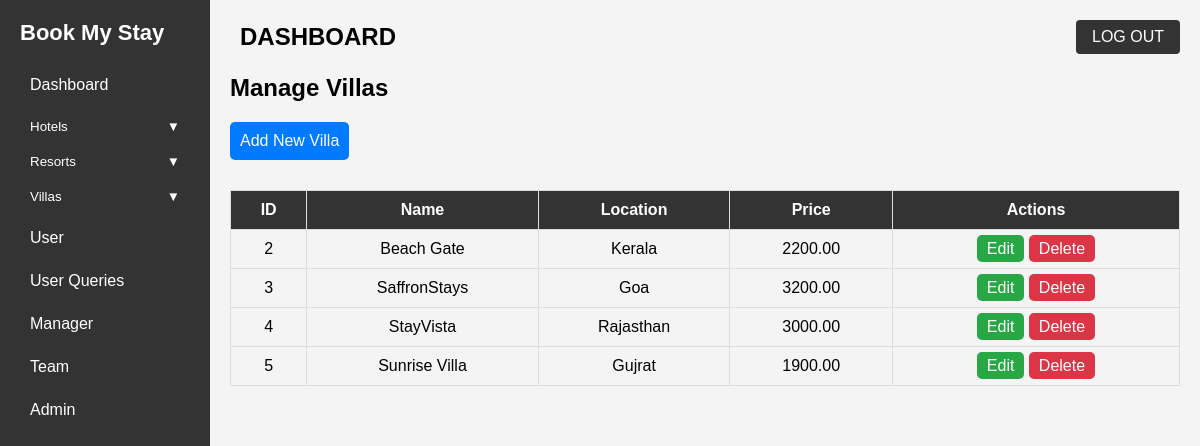
Page /admin/dashboard.php?page=villa.php (signed in) on the committed database.
### tables this page shows
CREATE TABLE `villas1` (
  `id` int(11) NOT NULL,
  `name` varchar(255) NOT NULL,
  `location` varchar(255) NOT NULL,
  `price` decimal(10,2) NOT NULL,
  `description` text DEFAULT NULL,
  `features` text NOT NULL,
  `facilities` text NOT NULL,
  `guest_capacity` varchar(50) NOT NULL,
  `area` varchar(50) NOT NULL,
  `image_url` varchar(255) DEFAULT NULL,
  `iframe` varchar(2000) NOT NULL,
  `last_updated` timestamp NOT NULL DEFAULT current_timestamp() ON UPDATE current_timestamp()
);

### admin/villa.php (the view, shortened to what this page needs)
<?php
$conn = mysqli_connect("localhost", "root", "", "bookmyroom") or die("Database Error");
$result = mysqli_query($conn, "SELECT * FROM villas1");
?>
<!DOCTYPE html>
<html lang="en">
<head>
</head>
<body>
    <h2>Manage Villas</h2>
    <a href="insertvilla.php" class="add-btn">Add New Villa</a>
    <table>
        <tr>
            <th>ID</th>
            <th>Name</th>
            <th>Location</th>
            <th>Price</th>
            <th>Actions</th>
        </tr>
        <?php while ($row = mysqli_fetch_assoc($result)): ?>
            <tr>
                <td><?php echo $row['id']; ?></td>
                <td><?php echo $row['name']; ?></td>
                <td><?php echo $row['location']; ?></td>
                <td><?php echo $row['price']; ?></td>
                <td>
                    <a href="editvilla.php?id=<?php echo $row['id']; ?>" class="edit-btn">Edit</a>
                    <a href="deletevilla.php?delete_id=<?php echo $row['id']; ?>" class="delete-btn" onclick="return confirm('Are you sure you want to delete this villa?');">Delete</a>
                </td>
            </tr>
        <?php endwhile; ?>
    </table>
</body>
</html>

### admin/dashboard.php (style rules this page uses)
* { margin: 0; padding: 0; box-sizing: border-box; }
body { font-family: Arial, sans-serif; background-color: #f4f4f4; display: flex; }

### admin/villa.php (style rules this page uses)
body { font-family: Arial, sans-serif; background-color: #f4f4f4; }
table { width: 100%; border-collapse: collapse; margin-top: 20px; }
th, td { border: 1px solid #ddd; padding: 10px; text-align: center; }
th { background-color: #333; color: white; }
a { text-decoration: none; padding: 5px 10px; border-radius: 5px; color: white; }
.edit-btn { background-color: #28a745; }
.delete-btn { background-color: #dc3545; }
.add-btn { background-color: #007bff; padding: 10px; margin-top: 20px; display: inline-block; margin-bottom: 10px; }

### rows in the picture
villas1: id "2", name "Beach Gate", location "Kerala", price "2200.00"
villas1: id "3", name "SaffronStays", location "Goa", price "3200.00"
villas1: id "4", name "StayVista", location "Rajasthan", price "3000.00"
villas1: id "5", name "Sunrise Villa", location "Gujrat", price "1900.00"
